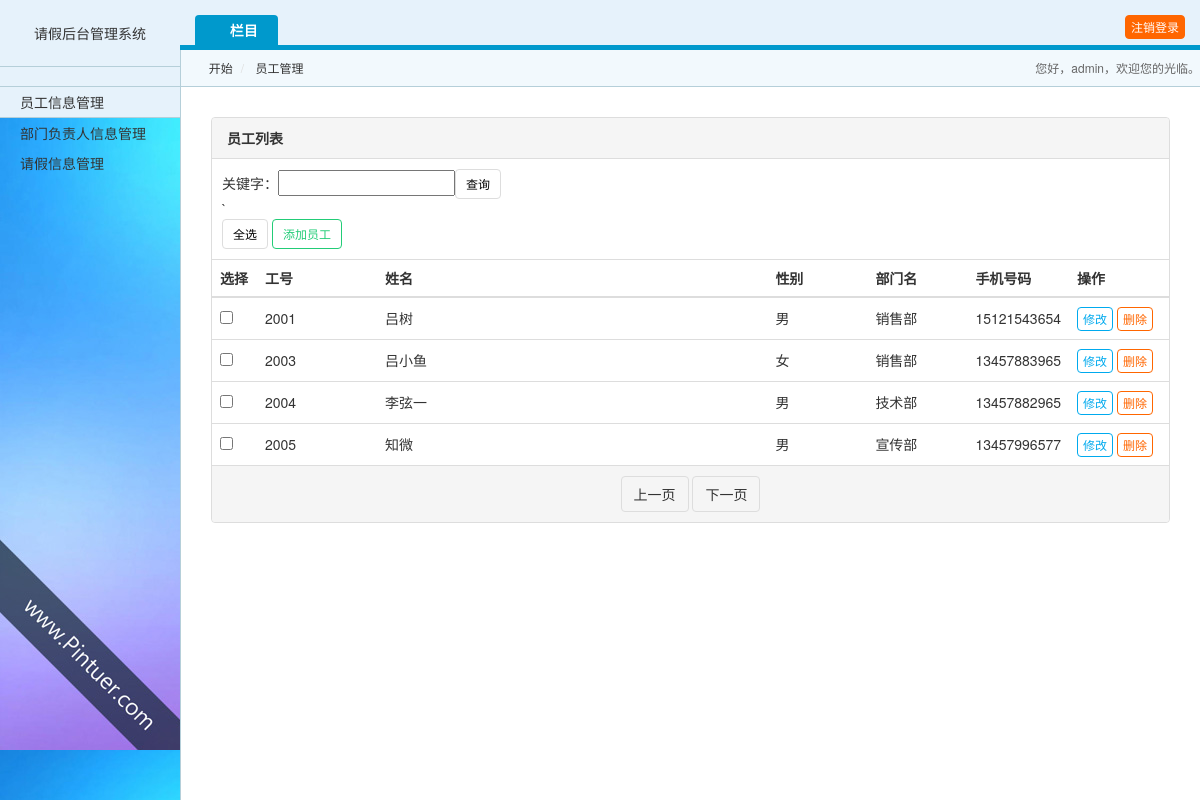
The app's page /admin/index.php with its own data.
### tables this page shows
CREATE TABLE `worker` (
  `worker_id` int(11) NOT NULL AUTO_INCREMENT,
  `worker_no` char(20) NOT NULL COMMENT '工号',
  `password` char(32) NOT NULL,
  `name` char(30) NOT NULL COMMENT '姓名',
  `phone` char(11) NOT NULL COMMENT '手机号',
  `sex` tinyint(1) NOT NULL DEFAULT '0' COMMENT '性别 0男1女',
  `department_id` int(10) not null comment'所属部门id',
  `department_name` char(50) DEFAULT NULL COMMENT '部门名称',
  PRIMARY KEY (`worker_id`)
);

### admin/index.php (the view, shortened to what this page needs)
<?php
include('../db.php');
$page = empty($_GET['page']) ? 1 : $_GET['page'];
$keyword = empty($_GET['keyword']) ? '' : $_GET['keyword'];
$pagesize = 20;
$offset = ($page - 1) * $pagesize;
$sql = "select * from worker where name like '%$keyword%' limit $offset,$pagesize";
$query = $conn->query($sql);
$result = array();
while ($row = mysqli_fetch_assoc($query)) {
    $result[] = $row;
}
?>
<!DOCTYPE html>
<html lang="zh-cn">
<head>
    <link rel="stylesheet" href="css/pintuer.css">
    <link rel="stylesheet" href="css/admin.css">
</head>
<body>
<div class="lefter">
    <div class="logo"><a href="#" target="_blank">请假后台管理系统</a></div>
</div>
<div class="righter nav-navicon" id="admin-nav">
    <div class="mainer">
        <div class="admin-navbar"><span class="float-right">
                        <a class="button button-little bg-yellow" href="login.php">注销登录</a> </span>
            <ul class="nav nav-inline admin-nav">
                <li class="active"><a href="index.php" class="icon-file-text"> 栏目</a>
                    <ul>
                        <li class="active"><a href="index.php">员工信息管理</a></li>
                        <li><a href="manager.php">部门负责人信息管理</a></li>
                        <li><a href="form.php">请假信息管理</a></li>
                    </ul>
                </li>
            </ul>
        </div>
        <div class="admin-bread"><span>您好，admin，欢迎您的光临。</span>
            <ul class="bread">
                <li><a href="index.php" class="icon-home"> 开始</a></li>
                <li><a href="#">员工管理</a></li>
            </ul>
        </div>
    </div>
</div>
<div class="admin">
    <div class="panel admin-panel">
        <div class="panel-head"><strong>员工列表</strong></div>
        <div class="padding border-bottom">
            <form action="index.php" method="get">
                关键字：<input type="text" name="keyword"/><input class="button button-small checkall" type="submit"
                                                              value="查询"/>
            </form>
            `
            <form method="post">
                <input type="button" class="button button-small checkall" name="checkall" checkfor="id" value="全选"/>
                <a href="worker_add.php" class="button button-small border-green">添加员工</a>
            </form>
        </div>
        <table class="table table-hover">
            <tr>
                <th width="45">选择</th>
                <th width="120">工号</th>
                <th width="*">姓名</th>
                <th width="100">性别</th>
                <th width="100">部门名</th>
                <th width="100">手机号码</th>
                <th width="100">操作</th>
            </tr>
            <?php foreach ($result as $key => $val) { ?>
                <tr>
                    <td><input type="checkbox" name="id" value="1"/></td>
                    <td><?php echo $val['worker_no'] ?></td>
                    <td><?php echo $val['name'] ?></td>
                    <td><?php echo $val['sex'] ? '女' : '男' ?></td>
                    <td><?php echo $val['department_name'] ?></td>
                    <td><?php echo $val['phone'] ?></td>
                    <td><a class="button border-blue button-little"
                           href="worker_edit.php?worker_id=<?php echo $val['worker_id'] ?>">修改</a> <a
                                class="button border-yellow button-little"
                                href="worker_del.php?worker_id=<?php echo $val['worker_id'] ?>"
                                onclick="{if(confirm('确认删除?')){return true;}return false;}">删除</a></td>
                </tr>
            <?php } ?>
        </table>
        <div class="panel-foot text-center">
            <ul class="pagination">
                <li><a href="index.php?page=<?php echo $page - 1 ?>&keyword=<?php echo $keyword ?>">上一页</a></li>
            </ul>
            <ul class="pagination">
                <li><a href="index.php?page=<?php echo $page + 1 ?>&keyword=<?php echo $keyword ?>">下一页</a></li>
            </ul>
        </div>
    </div>
    <br/>
</body>
</html>

### admin/css/admin.css (style rules this page uses)
body { background-color: #f2f9fd; background-image: url(/login.jpg); }
.panel { background: #fff; }
.lefter { position: relative; float: left; width: 180px; margin-right: -180px; background: #e6f2fb; text-align: center; }
.righter { float: right; width: 100%; padding-top: 15px; background: #e6f2fb; }
.mainer { margin-left: 180px; }
.logo { border-bottom: solid 1px #b5cfd9; padding: 23px 10px; }
.admin-navbar { border-bottom: solid 5px #09c; padding: 0 15px; }
.admin-nav li { display: inline-block; }
.admin-nav ul { display: none; }
.admin-nav ul li { float: none; display: block; }
.admin-nav .active a { background: #09c; color: #fff; border-radius: 4px 4px 0 0; }
.admin-nav .active ul { display: block; position: fixed; left: 0; width: 180px; margin-top: 41px; }
.admin-nav .active ul a { background: transparent; color: #333; border-radius: 0; }
.admin-nav .active .active a { background: #e6f2fb; border-top: solid 1px #b5cfd9; border-bottom: solid 1px #b5cfd9; }
.admin-bread { background: #f2f9fd; border-left: solid 1px #b5cfd9; border-bottom: solid 1px #b5cfd9; line-height: 20px; }
.admin-bread .bread { margin-bottom: 0; }
.admin-bread span { float: right; font-size: 12px; color: #666; line-height: 36px; }
.admin { padding: 30px; background: #fff; position: fixed; border-left: solid 1px #b5cfd9; right: 0; bottom: 0; top: 87px; left: 180px; overflow: auto; }
.admin-panel td { line-height: 24px; }
.admin-panel td .button { line-height: 16px; }

### records on screen
worker: worker_no "2001", name "吕树", sex "男", department_name "销售部", phone "15121543654"
worker: worker_no "2003", name "吕小鱼", sex "女", department_name "销售部", phone "13457883965"
worker: worker_no "2004", name "李弦一", sex "男", department_name "技术部", phone "13457882965"
worker: worker_no "2005", name "知微", sex "男", department_name "宣传部", phone "13457996577"
